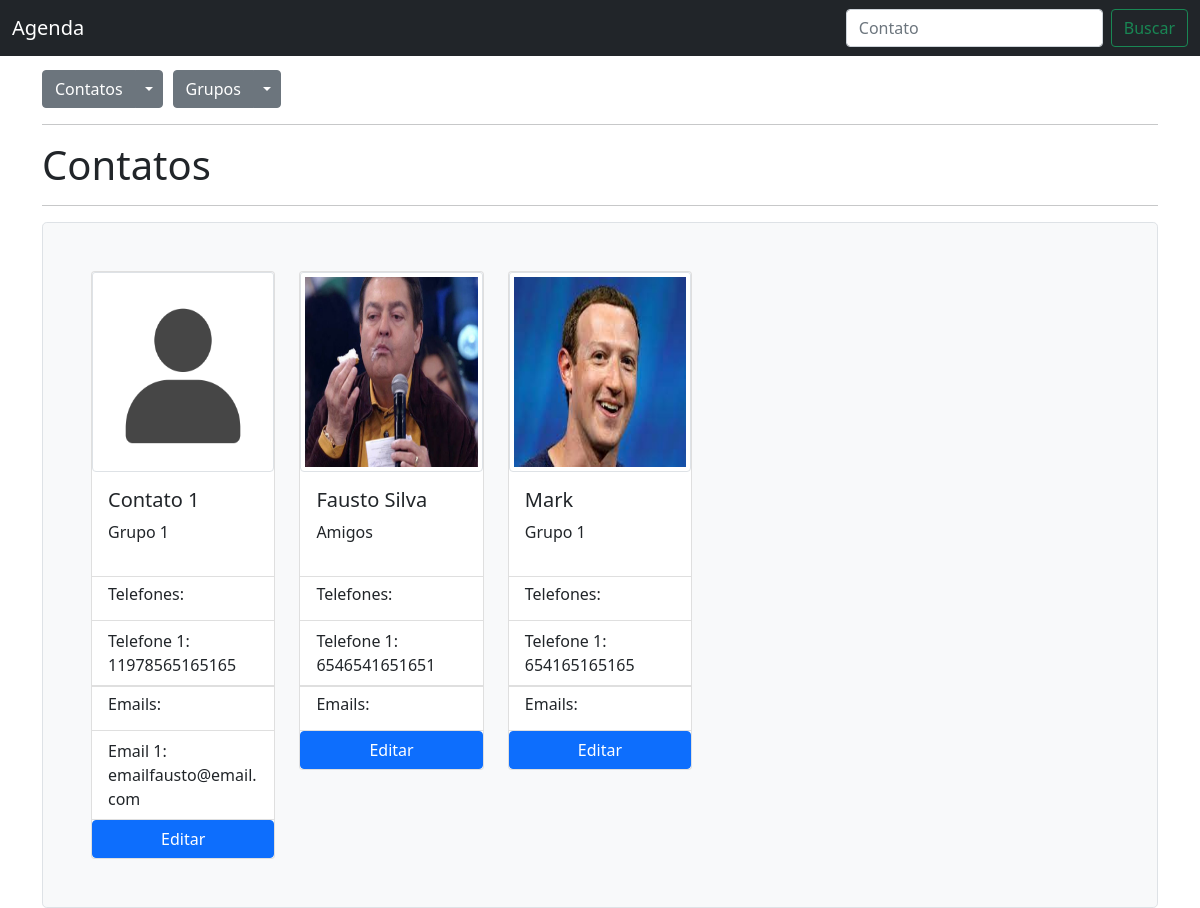
/, run on an earlier commit of the app's database.
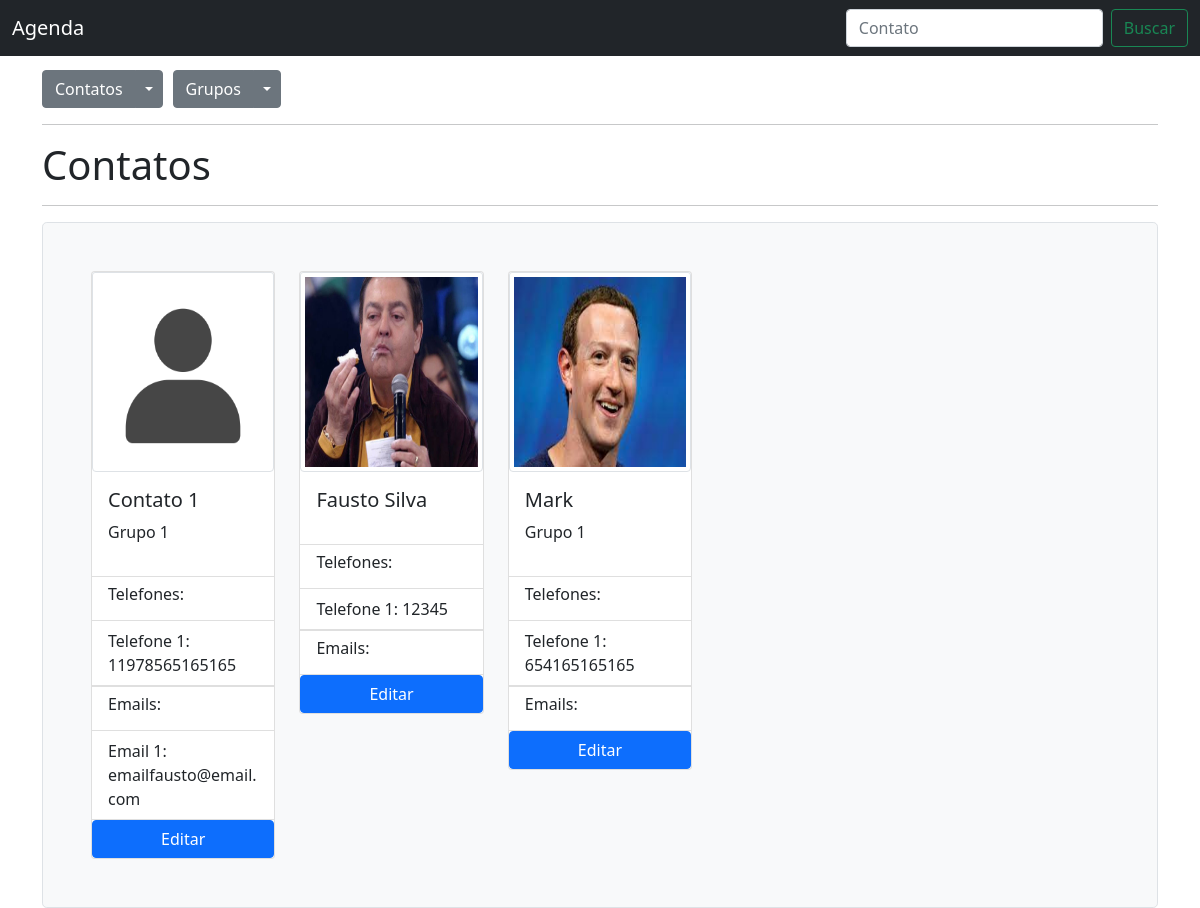
And on a later commit of the database.
### contatos/models.py (models this page shows)
class Contato(models.Model):
    nome = models.CharField(max_length=50, unique=True)
    avatar = models.ImageField(upload_to='avatares/', null=True, blank=True)
    grupos = models.ManyToManyField(Grupo)
    class Meta:
        ordering = ['nome']

class Grupo(models.Model):
    nome = models.CharField(max_length=50, unique=True)
    descricao = models.CharField(max_length=280, null=True, blank=True)

class Telefone(models.Model):
    numero = models.CharField(max_length=14)
    contato = models.ForeignKey(Contato, on_delete=models.CASCADE)

class Email(models.Model):
    endereco = models.EmailField(max_length=255)
    contato = models.ForeignKey(Contato, on_delete=models.CASCADE)

### contatos/views.py (the view)
# urls.py: path('', views.contatos_list_view, name='contatos_list_view'),
def contatos_list_view(request):
    contatos = Contato.objects.all()
    return render(request, 'contatos/contatos_list.html', {'contatos':contatos})

### contatos/templates/contatos/contatos_list.html (shortened to what this page needs)
{% extends 'base.html' %}
{% load static %}
{% block content %}
  <h1>Contatos</h1>
  <hr>
  <div class="h-100 p-5 bg-light border rounded-3">
    <div class="row row-cols-1 row-cols-sm-2 row-cols-md-3 row-cols-lg-4 row-cols-xl-5 g-4">
      {% for contato in contatos %}
        <div class="col">
          <div class="card">
            {% if contato.avatar %}
              <img style="height:200px" src="{{ contato.avatar.url }}" class="card-img-top img-thumbnail" alt="...">
            {% else %}
              <img style="height:200px" src="{% static 'fotos/bonequinho.png' %}" class="card-img-top img-thumbnail" alt="...">
            {% endif %}
            <div class="card-body">
              <h5 class="card-title">{{ contato.nome }}</h5>
              <p>
                {% for grupo in contato.grupos.all %}
                  {{ grupo.nome }}
                {% endfor %}
              </p>
            </div>
            <ul class="list-group list-group-flush">
              <li class="list-group-item"><h6 class="card-title">Telefones:</h6></li>
              {% for tel in contato.telefone_set.all %}
                <li class="list-group-item">Telefone {{ forloop.counter }}: {{ tel.numero }}</li>
              {% endfor %}
            </ul>
            <ul class="list-group list-group-flush">
              <li class="list-group-item"><h6 class="card-title">Emails:</h6></li>
              {% for email in contato.email_set.all %}
                <li class="list-group-item">Email {{ forloop.counter }}: {{ email.endereco }}</li>
              {% endfor %}
            </ul>
            <a class='btn btn-primary' href="{% url 'editar_contato' contato.id %}">Editar</a>
          </div>
        </div>
      {% empty %}
        <h2>Nenhum contato foi adicionado</h2>
      {% endfor %}
    </div>
  </div>
{% endblock %}

What changed in the data, as far as the page shows it:
changed Contato "Fausto Silva": loses Grupo (nome "Amigos")
changed Telefone (number 2 of 3 on the later page): numero "6546541651651" → "12345"
